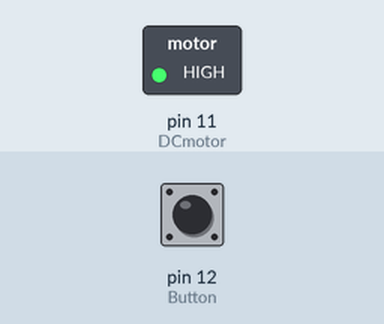
Recording of a sketch running on a simulated Arduino Uno, built with avr-gcc and run on an emulated ATmega328P. On the bench: switched loads named in the sketch (green lamp = pin HIGH). Inputs (shaded band) come from the test bench; at power-on: pin 12 (Button) LOW. What the sketch prints to the serial monitor is not drawn.

Above: at 1.2 s.
1.3 s: pin 12 (Button) pulled HIGH for 0.15 s
At 1.6 s:
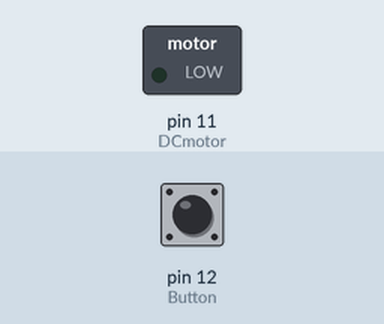
2.9 s: pin 12 (Button) pulled HIGH for 1 s
At 4.1 s:
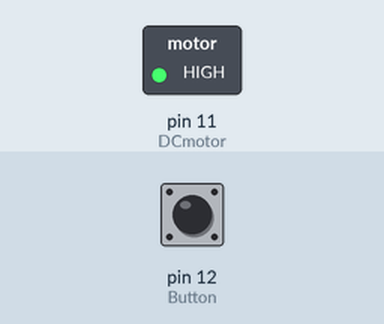
5.4 s: pin 12 (Button) pulled HIGH for 3.2 s
At 6.0 s:
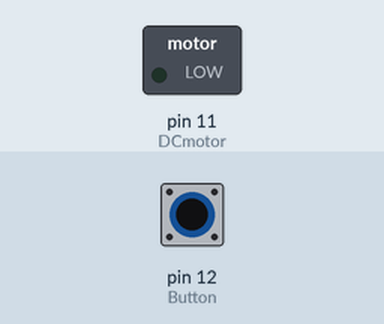
Timing chart, 0 to 8.4 s (numbered marks = the images above; inputs shaded):
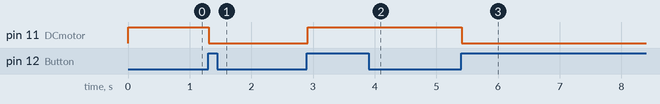

Measured:
- after the input at 1.3 s, pin 11 (DCmotor): HIGH → LOW at once
- after the input at 2.9 s, pin 11 (DCmotor): LOW → HIGH at once
- after the input at 5.4 s, pin 11 (DCmotor): HIGH → LOW at once

The sketch:

second_one_button_serial.ino
```cpp
int DCmotor = 11; // 'DC모터'에 11값 입력 (디지털 핀 위치)
int Button = 12; // '푸시버튼'에 12값 입력 (디지털 핀 위치)
int current_state = 0; // '현재 스위치 상태' 변수 선언
int previous_state = 0; // '이전 스위치 상태' 변수 선언
int motor_enabled = 0; // '모터 작동 여부 결정값' 변수 선언

void setup() {
  pinMode(DCmotor,OUTPUT); // DC모터를 출력모드로 설정
  pinMode(Button,INPUT);  // 푸시버튼을 입력모드로 설정

  Serial.begin(9600); // 시리얼 통신을 위한 보드레이트 설정
}

void loop() {
  current_state = digitalRead(Button);
  // 버튼에 입력되어진 값을 읽어 현재 스위치 상태 변수에 저장

  if((current_state == HIGH) && (previous_state == LOW)){
    // 만약 현재 스위치 상태가 HIGH이면서, 이전 스위치 상태가 LOW인 경우

    motor_enabled = 1 - motor_enabled;
    // 계산한 값을 다시 motor_enabled에 저장

    delay(10); // 0.01초 딜레이
  }
  previous_state = current_state;
  // 현재 스위치 상태 값을 이전 스위치 값에 저장

  if(motor_enabled == 1){ // 모터 작동 여부 결정값이 1인 경우
    digitalWrite(DCmotor,LOW); // 모터를 끔
    Serial.println("ON"); // 시리얼 포트에 "ON"출력
  }
  else{
    digitalWrite(DCmotor,HIGH); // 그외에는 모터를 킴
    Serial.println("OFF"); // 시리얼 포트에 "OFF" 출력
  }
}
```
